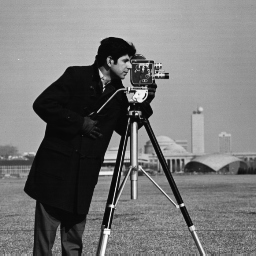
%> input picture test_images/cameraman.png, 256 x 256 px
$ octave demo_otherwav.m   (GNU Octave 9; MATLAB toolbox functions it lacks are replaced by stand-ins)
%> lines starting %> are read from the running program, lines starting %| are printed output that depends on the picture
### utils/genPDF.m
function [pdf,val] = genPDF(imSize,p,pctg,distType,radius,disp)
% NB: from the SparseMRI package
% (http://people.eecs.berkeley.edu/~mlustig/Software.html)
%
%[pdf,val] = genPDF(imSize,p,pctg [,distType,radius,disp])
%
%	generates a pdf for a 1d or 2d random sampling pattern
%	with polynomial variable density sampling
%
%	Input:
%		imSize - size of matrix or vector
%		p - power of polynomial
%		pctg - partial sampling factor e.g. 0.5 for half
%		distType - 1 or 2 for L1 or L2 distance measure
%		radius - radius of fully sampled center
%		disp - display output
%
%	Output:
%		pdf - the pdf
%		val - min sampling density
%
%
%	Example:
%	[pdf,val] = genPDF([128,128],2,0.5,2,0,1);
%
%	(c) Michael Lustig 2007

if nargin < 4
	distType = 2;
end

if nargin < 5
	radius = 0;
end

if nargin < 6
	disp = 0;
end


minval=0;
maxval=1;
val = 0.5;

if length(imSize)==1
	imSize = [imSize,1];
end

sx = imSize(1);
sy = imSize(2);
PCTG = floor(pctg*sx*sy);


if sum(imSize==1)==0  % 2D
	[x,y] = meshgrid(linspace(-1,1,sy),linspace(-1,1,sx));
	switch distType
		case 1
			r = max(abs(x),abs(y));
		otherwise
			r = sqrt(x.^2+y.^2);
			r = r/max(abs(r(:)));
	end

else %1d
	r = abs(linspace(-1,1,max(sx,sy)));
end


idx = find(r<radius);

pdf = (1-r).^p; pdf(idx) = 1;
if floor(sum(pdf(:))) > PCTG
	error('infeasible without undersampling dc, increase p');
end

% begin bisection
while(1)
	val = minval/2 + maxval/2;
	pdf = (1-r).^p + val; pdf(find(pdf>1)) = 1; pdf(idx)=1;
	N = floor(sum(pdf(:)));
	if N > PCTG % infeasible
		maxval=val;
	end
	if N < PCTG % feasible, but not optimal
		minval=val;
	end
	if N==PCTG % optimal
		break;
	end
end

if disp
	figure,
	subplot(211), imshow(pdf)
	if sum(imSize==1)==0
		subplot(212), plot(pdf(end/2+1,:));
	else
		subplot(212), plot(pdf);
	end
end

### algorithms/VDAMP.m
function [x_hat, hist] = VDAMP(dcoil, mask, prob_map, var0, x0, opts)
%     The Variable Density Approximate Message Passing (VDAMP) algorithm for
%     reconstruction of a natural image from Fourier coefficients, where
%     a sparse model on Haar wavelet coefficients is assumed
%     IN:
%         dcoil: (nx*ny) measurement data i.e. noisy undersampled Fourier coefficients...
%             unsampled coefficients have entry zero
%         mask: (nx*ny) matrix of zeros and ones that signifies of sampling location
%         prob_map: (nx*ny) matrix of sampling probabilities
%         var0: variance of measurement noise
%         x0: (nx*ny) ground truth/fully sampled image for tracking reconstruction progress
%         opts: options object with attributes
%             maxIter: maximum number of allowed iterations; default 50
%             verbose: if 1, print progress metrics; default 0
%             scales: number of wavelet decomposition scales; default 4
%             saveHist: if 1, save detailed history of reconstruction; default 0
%             SURE: if 1, use SURE to automatically tune thresholds;
%             default 1
%             lambda: if not using SURE, specify sparse weighting
%             denoiserDiv: if 1, use SURE to select denoising divisor Cdiv,
%             otherwise use (1-alpha)
%
%      OUT:
%         x_hat: VDAMP's x0 estimate
%         hist:  history object formed with attributes:
%               timer: (maxIter) time at every iteration
%               x_mse: (maxIter) ground truth mean-squared error of x
%               **the following are saved only if saveHist == 1**:
%                   r1: (nx*ny*maxIter) image representation of vector
%                   subject to thresholding (if saveHist == 0, saves last
%                   only)
%                   Cthr: (nx,ny,maxIter) post-thresholding estimate in wavelet domain
%                   true_err_C: (maxIter*4*scales) band-wise ground truth RMSE of r, order H, V, D, A...
%                            Those scales without A have zeros
%                   belief_std_C: (maxIter*4*scales) estimate of band-wise RMSE of r
%                   RMSEyest: (maxIter) root-mean of tau i.e. estimate of RMSE of r
%                   true_err_Cthr: (maxIter*4*scales) band-wise ground truth RMSE of w (thresholded r1)
%                   belief_std_Cthr: (maxIter*4*scales) estimate of band-wise RMSE of w
%                   x: (nx*ny*maxIter) image estimate
%
% The Software does not have 510K approval,  U.S. Food and Drug Administration (FDA) clearance,
% European Medicines Agency (EMA) clearance or CE mark. The Software is intended research purposes only,
% not for diagnostic or clinical use.
%
% Copyright (C) 2019  Charles Millard
% Copyright (C) 2019  Siemens Healthineers

    [nx, ny] = size(dcoil);

    if (isfield(opts,'maxIter') && ~isempty(opts.maxIter))
        maxIter = opts.maxIter;
    else
        maxIter = 50;
    end


    if (isfield(opts,'maxTime') && ~isempty(opts.maxTime))
        maxTime = opts.maxTime;
    else
        maxTime = 60;
    end

    if (isfield(opts,'verbose') && ~isempty(opts.verbose))
        verbose = opts.verbose;
    else
        verbose = 0;
    end

    if (isfield(opts,'scales') && ~isempty(opts.scales))
        scales = opts.scales;
    else
        scales = 4;
    end

    if (isfield(opts,'saveHist') && ~isempty(opts.saveHist))
        saveHist = opts.saveHist;
    else
        saveHist = 0;
    end

    if (isfield(opts,'SURE') && ~isempty(opts.SURE))
        sureFlag = opts.SURE;
    else
        sureFlag = 1;
    end

    if (isfield(opts,'denoiserDiv') && ~isempty(opts.denoiserDiv))
        denoiserDiv = opts.denoiserDiv;
    else
        denoiserDiv = 1;
    end

    if (isfield(opts,'wavType') && ~isempty(opts.wavType))
        wavType = opts.wavType;
    else
        wavType = 'haar';
    end

    if sureFlag  == 0
         if (isfield(opts,'lambda') && ~isempty(opts.lambda))
             sparse_weight = opts.lambda;
         else
             error('SURE is off and no lambda has been selected: please set opts.lambda')
         end
    end


    tau = cell(scales, 1);
    lambda = cell(scales, 1);
    err = cell(scales, 1);
    C_tilde= cell(scales, 1);
    alpha = cell(scales, 1);
    for s =1:scales
        tau{s} = struct('H', 0, 'V', 0, 'D', 0);
        err{s} = struct('H', 0, 'V', 0, 'D', 0);
        C_tilde{s} = struct('H', [], 'V', [], 'D', []);
        alpha{s} = struct('H', 0, 'V', 0, 'D', 0);
        if sureFlag ==0
            lambda{s} = struct('H', sparse_weight, 'V', sparse_weight, 'D', sparse_weight);
        end
    end
    tau{scales}.A = 0;
    err{scales}.A = 0;
    C_tilde{scales}.A = [];
    alpha{s}.A = 0;
    if sureFlag == 0
        lambda{scales}.A = sparse_weight/100;
    end

    specX = WavSpec(scales, nx, wavType);
    specY = WavSpec(scales, ny, wavType);

    W0 = multiscaleDecomp(x0, scales, wavType);


    inv_p = prob_map.^(-1);
    inv_p_m1 = inv_p - 1;

    % unbaised initialisation
    m2 = inv_p.*mask.*dcoil;
    r = ifftnc(m2);
    C = multiscaleDecomp(r, scales, wavType);

    % calculate initial tau
    y_cov = mask.*( inv_p_m1 .* inv_p .* abs(dcoil).^2 + inv_p.*var0); % k-space error model
    for s = 1:scales
        tau{s}.H = specX(:, s, 2)'* y_cov * specY(:, s, 1);
        tau{s}.V = specX(:, s, 1)'* y_cov * specY(:, s, 2);
        tau{s}.D = specX(:, s, 2)'* y_cov * specY(:, s, 2);
    end
    tau{scales}.A = specX(:, s, 1)'* y_cov * specY(:, s, 1);


    % prepare history
    if saveHist
        hist.x = zeros(nx,ny,maxIter);
        hist.true_err_C= zeros(maxIter, 4, scales);
        hist.belief_std_C = zeros(maxIter, 4, scales);
        hist.true_err_Cthr= zeros(maxIter, 4, scales);
        hist.belief_std_Cthr = zeros(maxIter, 4, scales);
        hist.Cdiv = zeros(maxIter, 4, scales);
        hist.RMSEyest = zeros(1, maxIter);
        hist.x_mse = zeros(1, maxIter);
        hist.r1 = zeros(nx,ny,maxIter);
        hist.C_thr = zeros(nx,ny,maxIter);
    end


    C_damp= 0; % for damping
    time_init = tic;

    for iter = 1:maxIter

        if saveHist
            hist.r1(:,:,iter) = r;
        end

        if saveHist
            hist.RMSEyest(iter) = sqrt(mean(y_cov(:)));
        end

        if verbose % band-wise mse of unthresholded image
            disp(['                 ITERATION ', num2str(iter)])
            fprintf( ...
                'K-space message: true RMSE = %f\n', ...
                sqrt(mean(abs(r(:)-x0(:)).^2)));
            for s=1:scales
                subbands = fieldnames(C{s});
                fprintf(['\tAt scale ' int2str(s) '\n']);
                for i = 1:numel(subbands)
                    band_name = subbands{i};
                    fprintf( ...
                        '\t\tIn band %s: true RMSE = %f\tmessage std = %f\n', ...
                        band_name, ...
                        sqrt(mean(abs(C{s}.(band_name)(:)-W0{s}.(band_name)(:)).^2)), ...
                        sqrt(tau{s}.(band_name)));
                end
            end
        end

        % thresholding
        if sureFlag
            [C_thr_new, err, df] = multiscaleSUREsoft(C, tau);
        else
            [C_thr_new, err, df] = multiscaleComplexSoft(C, tau, lambda);
        end


        if saveHist
            hist.C_thr(:,:, iter) = pyramid(C_thr_new);
        end

        C_thr = C_thr_new;

        % calculate x estimate and MSE via unweighted density compensatoin
        xk_tilde = multiscaleRecon(C_thr, wavType);
        x_tilde_ft = fftnc(xk_tilde);
        z2 = mask.*(dcoil - x_tilde_ft);
        xk = ifftnc(x_tilde_ft + z2);
        hist.x_mse(iter) = immse(xk,x0);

        hist.timer(iter) = toc(time_init);
        if hist.timer(iter) > maxTime
            break
        end

        %Onsager correction in wavelet domain the OAMP/VAMP way
        for s=1:scales
            subbands = fieldnames(C_thr{s});
            for i = 1:numel(subbands)
                band_name = subbands{i};

                alpha{s}.(band_name) = mean(df{s}.(band_name)(:))/2;
                C_tilde{s}.(band_name) =  (C_thr{s}.(band_name) - alpha{s}.(band_name)*C{s}.(band_name));

                if denoiserDiv == 1
                    % VDAMP-S
                    Cdiv = C{s}.(band_name)(:)'*(C_tilde{s}.(band_name)(:))./norm(C_tilde{s}.(band_name)(:))^2;
                else
                    % VDAMP-alpha
                    Cdiv = 1./(1 - alpha{s}.(band_name));
                end

                C_tilde{s}.(band_name) = C_tilde{s}.(band_name).*Cdiv;

                if saveHist
                    hist.true_err_C(iter,i,s) = sqrt(mean(abs(C{s}.(band_name)(:)-W0{s}.(band_name)(:)).^2));
                    hist.belief_std_C(iter,i,s) = sqrt(tau{s}.(band_name));
                    hist.true_err_Cthr(iter,i,s) = sqrt(mean(abs(C_thr{s}.(band_name)(:)-W0{s}.(band_name)(:)).^2));
                    hist.belief_std_Cthr(iter,i,s) = sqrt(mean(abs(C_thr{s}.(band_name)(:)-C{s}.(band_name)(:)).^2)-tau{s}.(band_name) + 2*err{s}.(band_name));
                    hist.Cdiv(iter,i,s) = Cdiv;
                end
            end
        end

        if verbose % band-wise progress of thresholded image
             x = multiscaleRecon(C_thr, wavType);
            fprintf('Wavelet belief: true RMSE = %f\n', sqrt(mean(abs(x(:)-x0(:)).^2)));
            for s=1:scales
                subbands = fieldnames(C{s});
                fprintf(['\tAt scale ' int2str(s) '\n']);
                for i = 1:numel(subbands)
                    band_name = subbands{i};
                    fprintf( ...
                        '\t\tIn band %s: true RMSE = %f\tbelief std = %f\tSURE = %f\n', ...
                        band_name, ...
                        sqrt(mean(abs(C_thr{s}.(band_name)(:)-W0{s}.(band_name)(:)).^2)), sqrt(err{s}.(band_name)),...
                        sqrt(mean(abs(C_thr{s}.(band_name)(:)-C{s}.(band_name)(:)).^2)-tau{s}.(band_name) + 2*err{s}.(band_name)));
                end
            end
        end

        % ****Reweighted gradient step****
        r_tilde = multiscaleRecon(C_tilde, wavType);
        z = mask.*(dcoil - fftnc(r_tilde));

        r = r_tilde + ifftnc(inv_p .* z);
        C = multiscaleDecomp(r, scales, wavType);

        % coloured noise power spectrum re-estimation
        y_cov = mask.* (inv_p_m1 .* inv_p .* abs(z).^2+ inv_p.*var0);
        for s = 1:scales % to wavelet domain
            tau{s}.H = specX(:, s, 2)'* y_cov * specY(:, s, 1);
            tau{s}.V = specX(:, s, 1)'* y_cov * specY(:, s, 2);
            tau{s}.D = specX(:, s, 2)'* y_cov * specY(:, s, 2);
        end
        tau{s}.A =  specX(:, s, 1)'* y_cov * specY(:, s, 1);
    end

    if ~saveHist
        hist.r1 = r;
    end

    x_hat = xk;
end

### utils/fftnc.m
function k = fftnc(x)
% normalised FFT of x with low frequencies at the center
% IN:
%   k: Fourier coefficients
% OUT:
%   x: inverse FFT of k
%
% The Software does not have 510K approval,  U.S. Food and Drug Administration (FDA) clearance,
% European Medicines Agency (EMA) clearance or CE mark. The Software is intended research purposes only,
% not for diagnostic or clinical use.
%
% Copyright (C) 2019  Charles Millard
% Copyright (C) 2019  Siemens Healthineers

k = fftshift(fftn(fftshift(x)));
k = k/sqrt(length(x(:)));

### demo_otherwav.m
% Detailed evaluation of only VDAMP. Feel free to change
%
% The Software does not have 510K approval,  U.S. Food and Drug Administration (FDA) clearance,
% European Medicines Agency (EMA) clearance or CE mark. The Software is intended for research purposes only,
% not for diagnostic or clinical use.
%
% Copyright (C) 2020  Charles Millard
% Copyright (C) 2020  Siemens Healthineers

clear all;
addpath(genpath(pwd))
%%

rng('default');
rng(811);

%% im_type options are 'shepplogan' or those listed in test_images folder

im_type = 'cameraman';

target_delta = 1/5; % n/N

%%
switch im_type
    case 'shepplogan'
        x0 = phantom('modified shepp-logan', 512);
    otherwise
        x0 = imread([num2str(im_type), '.png']);
%> x0 is the input picture: size 256x256 uint8; min 7, max 252, mean 118.7
end

x0 = double(rescale(x0));
%> x0: size 256x256 double
[nx, ny] = size(x0);
%> nx = 256; ny = 256


%% lustig's VDS scheme

prob_map = genPDF([nx,ny], 8, target_delta, 2, 0,0);
%> in genPDF, `pdf(idx) = 1`:
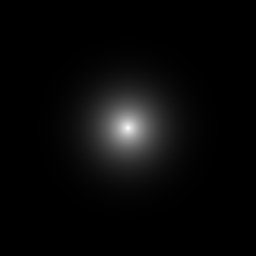
%> pdf: size 256x256 double; min 0, max 0.969, mean 0.0346
%> after the loop in genPDF, `while(1)`:
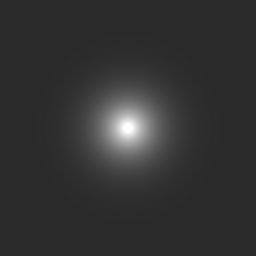
%> pdf: size 256x256 double; min 0.165, max 1, mean 0.2

%% generate data
SNR = 40;

mask = binornd(1, prob_map, nx,ny);
delta=mean(mask(:));
%> delta = 0.2

var0 = mean(abs(x0(:)).^2)/(10^(SNR/10));
%> var0 = 2.73e-05
noise = normrnd(0, sqrt(var0), nx,ny)./sqrt(2) + 1i* normrnd(0, sqrt(var0), nx,ny)./sqrt(2);

dcoil = mask.*(fftnc(x0) + noise);

%% VDAMP options
opts.maxIter = 30;
opts.maxTime = 100;
opts.verbose =0 ;
opts.scales = 4;
opts.SURE = 1;
opts.saveHist = 1;
opts.wavType = 'db4';
opts.denoiserDiv = 1; % 1 for VDAMP-S or 2 for VDAMP-alpha

%% Run VDAMP
t = tic;
[x_hat, hist]  = VDAMP(dcoil,  mask, prob_map, var0, x0, opts);
%> the run ends on the next line
